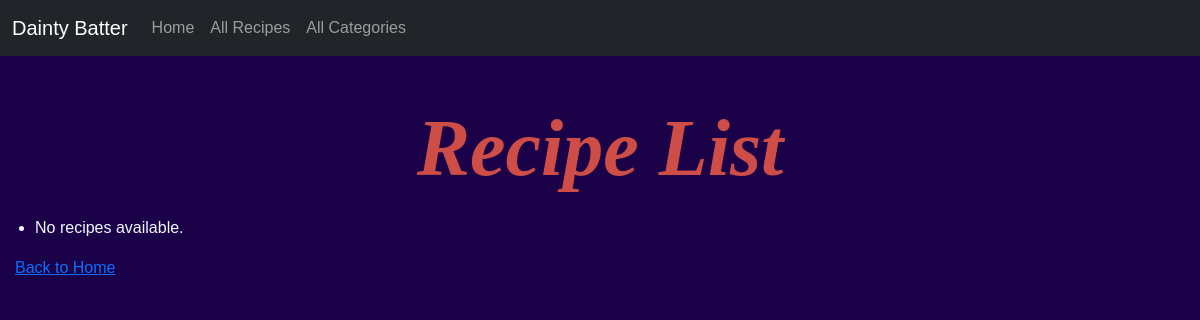
Page /recipes/ on the earlier database version.
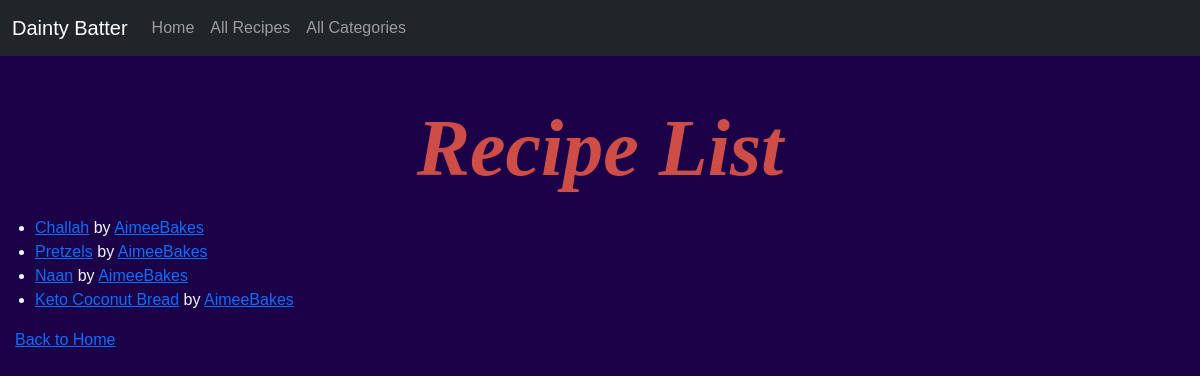
Same page on the later database version.
### catalog/models.py (models this page shows, shortened)
class Recipe(models.Model):
    recipe_id = models.UUIDField(primary_key=True, default=uuid.uuid4, editable=False)
    title = models.CharField(max_length=200)
    user = models.ForeignKey(settings.AUTH_USER_MODEL, on_delete=models.RESTRICT, null=True)
    ingredients = models.TextField(
        max_length=1000,
        help_text='Enter the ingredients in quantity + ingredient format, e.g., "4 tbsp sugar".'
    )
    instructions = models.TextField(
        'Instructions',
        blank=False,
        null=False,
        help_text='Enter the recipe instructions.'
    )
    notes = models.TextField(blank=True, null=True)
    category = models.ManyToManyField(Category, help_text='Select a category for this recipe')
    created_at = models.DateTimeField(auto_now_add=True)
    updated_at = models.DateTimeField(auto_now=True)
    photo = models.ImageField(upload_to='recipe_pics/', blank=True, null=True)
    rating = models.FloatField()

### catalog/views.py (the view)
# urls.py: path('recipes/', views.RecipeListView.as_view(), name='recipe_list'),
class RecipeListView(generic.ListView):
    model = Recipe
    template_name = 'recipes/recipe_list.html'
    context_object_name = 'recipes'
    paginate_by = 10  # Display 10 recipes per page

### catalog/templates/recipes/recipe_list.html (shortened to what this page needs)
{% extends "base.html" %}
{% load static %}
{% block content %}
  <h1>Recipe List</h1>
  <ul>
    {% for recipe in recipes %}
      <li>
        <a href="{% url 'recipe_detail' recipe.recipe_id %}">{{ recipe.title }}</a>
        by <a href="{% url 'user_detail' recipe.user.id %}">{{ recipe.user.username }}</a>
      </li>
    {% empty %}
      <li>No recipes available.</li>
    {% endfor %}
  </ul>
  <p><a href="{% url 'home' %}">Back to Home</a></p>
{% endblock %}

### catalog/templates/base.html (shortened to what this page needs)
{% load static %}
<!doctype html>
<html lang="en">
<head>
    <link href="https://cdn.jsdelivr.net/npm/bootstrap@5.3.0-alpha1/dist/css/bootstrap.min.css" rel="stylesheet"
>
    <link rel="stylesheet" type="text/css" href="{% static 'style.css' %}">
</head>
<body>
<nav class="navbar navbar-expand-lg navbar-dark bg-dark">
    <div class="container-fluid">
        <a class="navbar-brand" href="{% url 'home' %}">Dainty Batter</a>
        <div class="collapse navbar-collapse" id="navbarSupportedContent">
            <ul class="navbar-nav me-auto mb-2 mb-lg-0">
                <li class="nav-item">
                    <a class="nav-link" href="{% url 'home' %}">Home</a>
                </li>
                <li class="nav-item">
                    <a class="nav-link" href="#">All Recipes</a>
                </li>
                <li class="nav-item">
                    <a class="nav-link" href="#">All Categories</a>
                </li>
            </ul>
        </div>
    </div>
</nav>
<div class="container">
    <br/>
    {% block content %}
    {% endblock %}
</div>
</body>
</html>

### catalog/static/style.css (style rules this page uses)
body { background-color: #1A0148; color: aliceblue; text-align: inherit; font-family: "Montserrat", sans-serif; margin: 0; padding: 0; }
.container { width: 100%; max-width: 1200px; margin: 0 auto; padding: 0 15px; }
h1 { color: #CE4D47; text-align: center; font-family: "Brush Script MT", cursive; font-size: 5em; font-weight: 550; font-style: italic; margin: 0; padding: 20px 0; }
p { color: aliceblue; font-family: "Montserrat", sans-serif; margin: 10px 0; }
ul { color: aliceblue; font-family: "Montserrat", sans-serif; padding-left: 20px; }

Differences in the rows shown:
added Recipe: title "Challah", user.username "AimeeBakes"
added Recipe: title "Pretzels", user.username "AimeeBakes"
added Recipe: title "Naan", user.username "AimeeBakes"
added Recipe: title "Keto Coconut Bread", user.username "AimeeBakes"
Other differences:
text no longer shown: "No recipes available."
